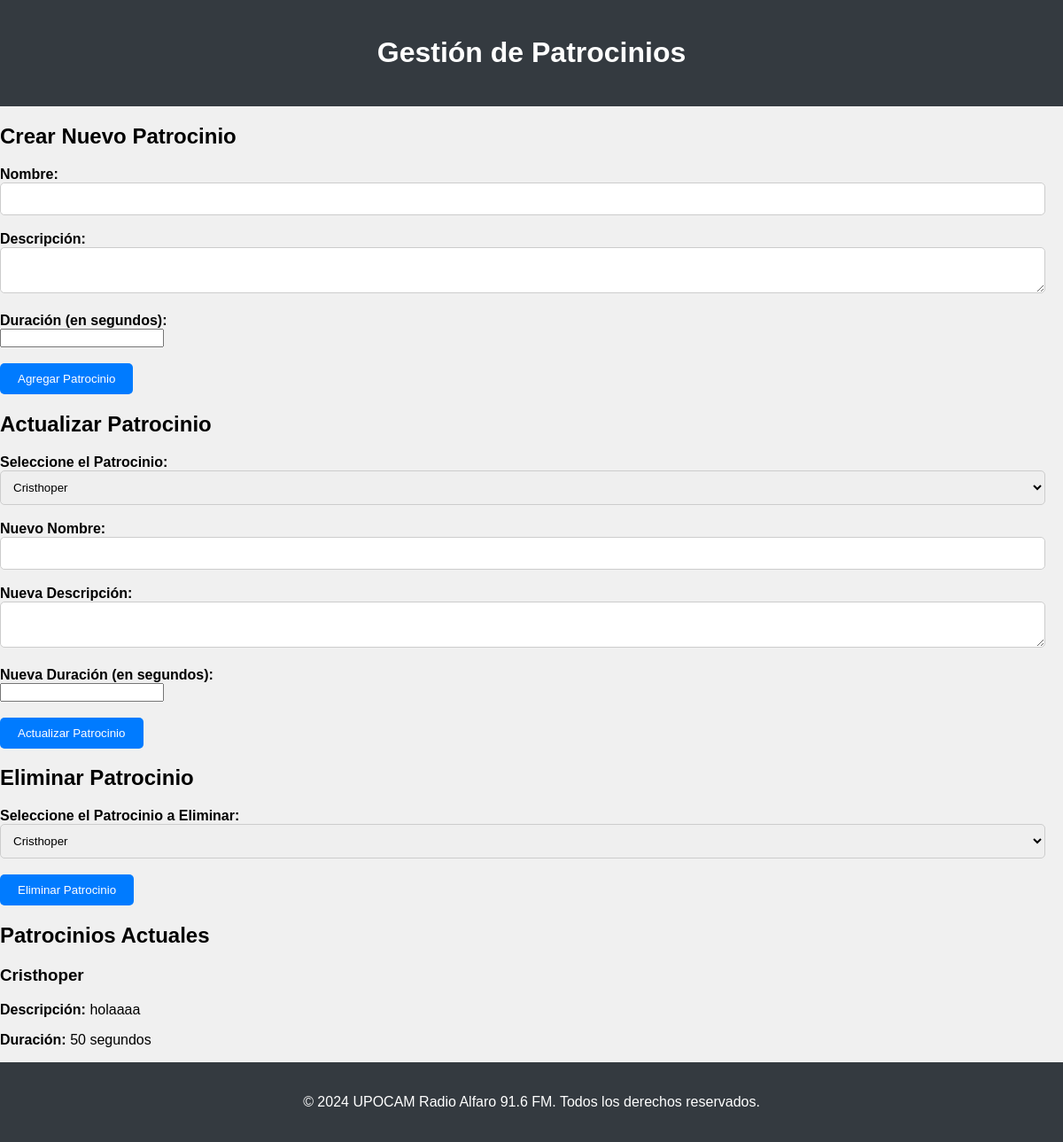
The page /gestion_patrocinios.php on the database its author committed.
### tables this page shows
CREATE TABLE `patrocinios` (
  `id` int(11) NOT NULL,
  `nombre` varchar(100) NOT NULL,
  `descripcion` text DEFAULT NULL,
  `duracion` int(11) DEFAULT NULL,
  `creado_por` int(11) DEFAULT NULL,
  `creado_en` timestamp NOT NULL DEFAULT current_timestamp()
);

### gestion_patrocinios.php (the view, shortened to what this page needs)
<?php
include 'includes/db.php';
?>
<!DOCTYPE html>
<html lang="es">
<head>
    <link rel="stylesheet" href="css/estilo.css">
</head>
<body>
    <header>
        <h1>Gestión de Patrocinios</h1>
    </header>
    <main>
        <section>
            <h2>Crear Nuevo Patrocinio</h2>
            <form action="<?php echo htmlspecialchars($_SERVER["PHP_SELF"]); ?>" method="post">
                <label for="nombre">Nombre:</label>
                <input type="text" id="nombre" name="nombre" required><br><br>
                <label for="descripcion">Descripción:</label>
                <textarea id="descripcion" name="descripcion" required></textarea><br><br>
                <label for="duracion">Duración (en segundos):</label>
                <input type="number" id="duracion" name="duracion" required><br><br>
                <input type="submit" value="Agregar Patrocinio">
            </form>
        </section>
        <section>
            <h2>Actualizar Patrocinio</h2>
            <form action="<?php echo htmlspecialchars($_SERVER["PHP_SELF"]); ?>" method="post">
                <label for="id_patrocinio">Seleccione el Patrocinio:</label>
                <select id="id_patrocinio" name="id_patrocinio" required>
                    <?php
                    $sql = "SELECT id, nombre FROM patrocinios";
                    $result = $conn->query($sql);
                    if ($result->num_rows > 0) {
                        while ($row = $result->fetch_assoc()) {
                            echo "<option value='" . $row['id'] . "'>" . $row['nombre'] . "</option>";
                        }
                    }
                    ?>
                </select><br><br>
                <label for="nuevo_nombre">Nuevo Nombre:</label>
                <input type="text" id="nuevo_nombre" name="nuevo_nombre"><br><br>
                <label for="nueva_descripcion">Nueva Descripción:</label>
                <textarea id="nueva_descripcion" name="nueva_descripcion"></textarea><br><br>
                <label for="nueva_duracion">Nueva Duración (en segundos):</label>
                <input type="number" id="nueva_duracion" name="nueva_duracion"><br><br>
                <input type="submit" value="Actualizar Patrocinio">
            </form>
        </section>
        <section>
            <h2>Eliminar Patrocinio</h2>
            <form action="<?php echo htmlspecialchars($_SERVER["PHP_SELF"]); ?>" method="post">
                <label for="id_patrocinio_eliminar">Seleccione el Patrocinio a Eliminar:</label>
                <select id="id_patrocinio_eliminar" name="id_patrocinio_eliminar" required>
                    <?php
                    $sql = "SELECT id, nombre FROM patrocinios";
                    $result = $conn->query($sql);
                    if ($result->num_rows > 0) {
                        while ($row = $result->fetch_assoc()) {
                            echo "<option value='" . $row['id'] . "'>" . $row['nombre'] . "</option>";
                        }
                    }
                    ?>
                </select><br><br>
                <input type="submit" value="Eliminar Patrocinio">
            </form>
        </section>
        <section>
            <h2>Patrocinios Actuales</h2>
            <?php
            $sql = "SELECT id, nombre, descripcion, duracion FROM patrocinios";
            $result = $conn->query($sql);
            if ($result->num_rows > 0) {
                while ($row = $result->fetch_assoc()) {
                    echo "<div>";
                    echo "<h3>" . $row['nombre'] . "</h3>";
                    echo "<p><strong>Descripción:</strong> " . $row['descripcion'] . "</p>";
                    echo "<p><strong>Duración:</strong> " . $row['duracion'] . " segundos</p>";
                    echo "</div>";
                }
            } else {
                echo "No hay patrocinios disponibles.";
            }
            ?>
        </section>
    </main>
    <footer>
    <p>&copy; 2024 UPOCAM Radio Alfaro 91.6 FM. Todos los derechos reservados.</p>
    </footer>
</body>
</html>

### css/estilo.css (style rules this page uses)
body { font-family: Arial, sans-serif; background-color: #f0f0f0; margin: 0; padding: 0; }
header { background-color: #343a40; color: #fff; padding: 20px; text-align: center; }
footer { background-color: #343a40; color: #fff; padding: 20px 0; text-align: center; }
label { display: block; font-weight: bold; }
input[type="text"], textarea, select, input[type="file"] { width: calc(100% - 20px); padding: 10px; border: 1px solid #ccc; border-radius: 5px; box-sizing: border-box; }
input[type="submit"] { background-color: #007bff; color: #fff; border: none; padding: 10px 20px; border-radius: 5px; cursor: pointer; transition: background-color 0.3s ease; }

### rows shown on the page
patrocinios: nombre "Cristhoper", descripcion "holaaaa", duracion "50"

### other values the page prints
form field id_patrocinio "Cristhoper"
form field id_patrocinio_eliminar "Cristhoper"
